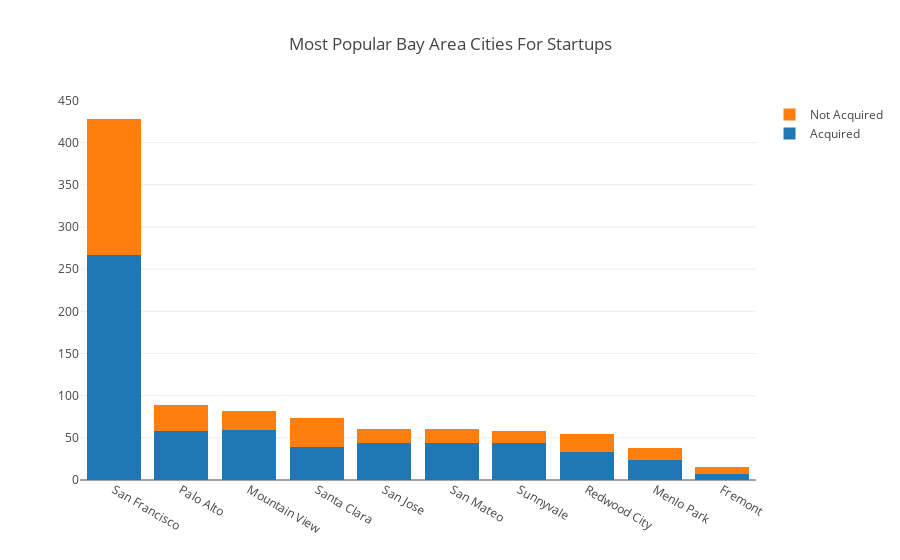

Notebook code cell kept with this figure:
### Code cell
trace1 = go.Bar(
    x=popular_cities.keys()[:10],
    y=acquired_pop_cities[:10],
    name='Acquired'
)
trace2 = go.Bar(
    x=popular_cities.keys()[:10],
    y=not_acquired_pop_cities[:10],
    name='Not Acquired'
)
    
data = [trace1, trace2]
layout = go.Layout(
    title ='Most Popular Bay Area Cities For Startups ',
    barmode='stack'
)

fig = go.Figure(data=data, layout=layout)
iplot(fig, filename='stacked-bar')

### Figure 1 — Plotly figure (JSON) as saved in the notebook; plotly's stock layout.template omitted (floating-point values rounded to 4 significant figures)
{"data": [{"name": "Acquired", "type": "bar", "uid": "9eb497ee-d7cd-11e8-bedb-6a000073fc60", "x": ["San Francisco", "Palo Alto", "Mountain View", "Santa Clara", "San Jose", "San Mateo", "Sunnyvale", "Redwood City", "Menlo Park", "Fremont"], "y": [267, 58, 59, 39, 44, 44, 44, 33, 24, 7]}, {"name": "Not Acquired", "type": "bar", "uid": "9eb49968-d7cd-11e8-b0f6-6a000073fc60", "x": ["San Francisco", "Palo Alto", "Mountain View", "Santa Clara", "San Jose", "San Mateo", "Sunnyvale", "Redwood City", "Menlo Park", "Fremont"], "y": [161, 31, 23, 35, 16, 16, 14, 22, 14, 8]}], "layout": {"barmode": "stack", "title": "Most Popular Bay Area Cities For Startups "}}
